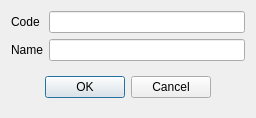
<?xml version="1.0" encoding="UTF-8"?>
<ui version="4.0">
 <class>RECreditCard</class>
 <widget class="QDialog" name="RECreditCard">
  <property name="geometry">
   <rect>
    <x>0</x>
    <y>0</y>
    <width>256</width>
    <height>113</height>
   </rect>
  </property>
  <property name="windowTitle">
   <string>Credit card</string>
  </property>
  <layout class="QHBoxLayout" name="horizontalLayout_2">
   <item>
    <layout class="QGridLayout" name="gridLayout">
     <item row="0" column="0">
      <widget class="QLabel" name="label_2">
       <property name="text">
        <string>Code</string>
       </property>
      </widget>
     </item>
     <item row="0" column="1">
      <widget class="EQLineEdit" name="leCode">
       <property name="focusPolicy">
        <enum>Qt::NoFocus</enum>
       </property>
       <property name="readOnly">
        <bool>true</bool>
       </property>
       <property name="PrimaryKey" stdset="0">
        <bool>true</bool>
       </property>
       <property name="Field" stdset="0">
        <string>f_id</string>
       </property>
      </widget>
     </item>
     <item row="1" column="1">
      <widget class="EQLineEdit" name="leName">
       <property name="Field" stdset="0">
        <string>f_name</string>
       </property>
      </widget>
     </item>
     <item row="1" column="0">
      <widget class="QLabel" name="label">
       <property name="text">
        <string>Name</string>
       </property>
      </widget>
     </item>
     <item row="2" column="0" colspan="2">
      <widget class="QWidget" name="widget" native="true">
       <layout class="QHBoxLayout" name="horizontalLayout">
        <item>
         <spacer name="horizontalSpacer">
          <property name="orientation">
           <enum>Qt::Horizontal</enum>
          </property>
          <property name="sizeHint" stdset="0">
           <size>
            <width>22</width>
            <height>20</height>
           </size>
          </property>
         </spacer>
        </item>
        <item>
         <widget class="QPushButton" name="btnOk">
          <property name="text">
           <string>OK</string>
          </property>
         </widget>
        </item>
        <item>
         <widget class="QPushButton" name="btnCancel">
          <property name="text">
           <string>Cancel</string>
          </property>
         </widget>
        </item>
        <item>
         <spacer name="horizontalSpacer_2">
          <property name="orientation">
           <enum>Qt::Horizontal</enum>
          </property>
          <property name="sizeHint" stdset="0">
           <size>
            <width>22</width>
            <height>20</height>
           </size>
          </property>
         </spacer>
        </item>
       </layout>
      </widget>
     </item>
    </layout>
   </item>
  </layout>
 </widget>
 <customwidgets>
  <customwidget>
   <class>EQLineEdit</class>
   <extends>QLineEdit</extends>
   <header location="global">eqlineedit.h</header>
   <slots>
    <signal>customButtonClicked(bool)</signal>
   </slots>
  </customwidget>
 </customwidgets>
 <resources/>
 <connections/>
</ui>
